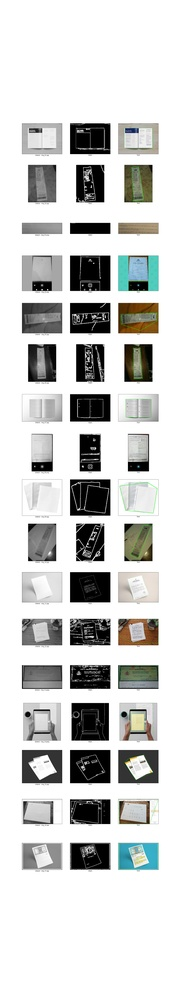
#> input picture src/ex02/images/fig.jpg, 176 x 1000 px, shrunk from 1296 x 7344 before the run
$ python canny.py images/fig.jpg
#> lines starting #> are read from the running program, lines starting #| are printed output that depends on the picture; after the words box and inside, x2 and y2 are one past the last pixel; in counts of white or black regions, pixels touching at a corner belong together
import cv2, numpy as np
import sys
import matplotlib.pyplot as plt

def get_new(old):
    new = np.ones(old.shape, np.uint8)
    cv2.bitwise_not(new,new)
    return new

if __name__ == '__main__':
    orig = cv2.imread(sys.argv[1])
#> orig is the input picture: shape (1000, 176, 3); mean B, G, R 205.2, 206.7, 205.9

    # these constants are carefully picked
    MORPH = 9
    CANNY = 84
    HOUGH = 25

    img = cv2.cvtColor(orig, cv2.COLOR_BGR2GRAY)
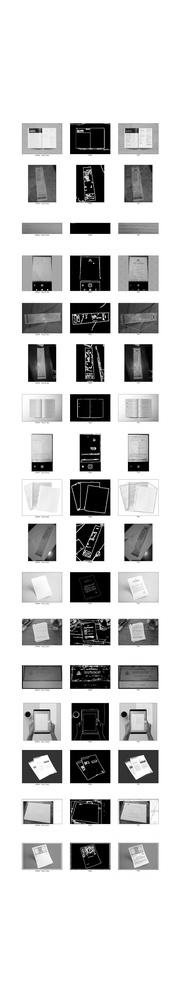
#> img: shape (1000, 176); min 0, max 255, mean 206.3
    cv2.GaussianBlur(img, (3,3), 0, img)
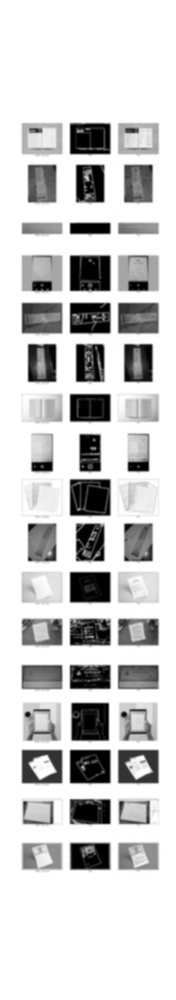
#> img: shape (1000, 176); min 0, max 255, mean 206.3
    # img = cv2.bilateralFilter (img, 3, 30, 70)
    img = cv2.medianBlur (img, 5)


    # this is to recognize white on white
    kernel = cv2.getStructuringElement(cv2.MORPH_RECT,(MORPH,MORPH))
    dilated = cv2.dilate(img, kernel)
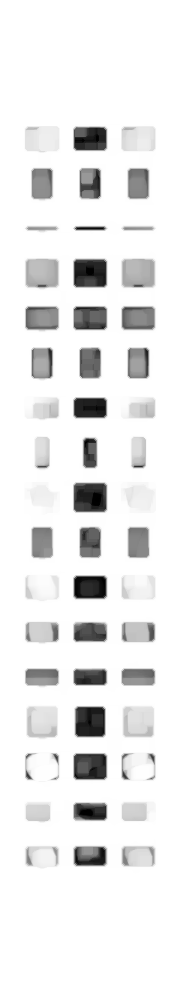
#> dilated: shape (1000, 176); min 0, max 255, mean 234.2

    edges = cv2.Canny(dilated, 0, CANNY, apertureSize=3)
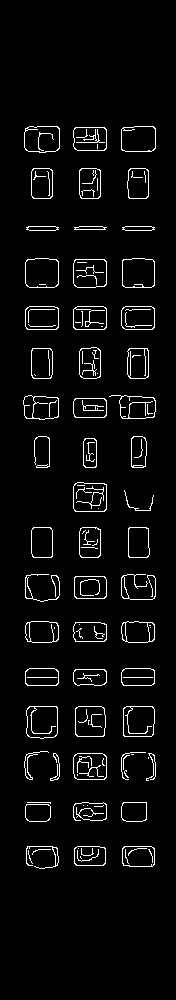
#> edges: shape (1000, 176); 4.2% white in thin lines or dots, all inside (x1, y1, x2, y2) = (23, 126, 156, 869)

    lines = cv2.HoughLinesP(edges, 1,  3.14/180, HOUGH)
#> lines = 1027 rows, first 6: [154, 285, 154, 261], [87, 378, 87, 378], [95, 138, 95, 129], [100, 529, 100, 555], [31, 195, 31, 171], [27, 772, 27, 757]
    for line in lines[0]:
         cv2.line(edges, (line[0], line[1]), (line[2], line[3]),
                         (255,0,0), 2, 8)
#> this loop made 1 pass

    # finding contours
    contours, _ = cv2.findContours(edges.copy(), cv2.RETR_EXTERNAL,
                                   cv2.CHAIN_APPROX_TC89_KCOS)
#> contours = 62 contours, 13 with area under 20; largest, box (x1, y1, x2, y2) and area: (26, 706, 58, 739) 944, (25, 258, 59, 288) 926, (73, 482, 107, 512) 919, (122, 258, 156, 288) 906, (73, 259, 107, 288) 890
    contours = filter(lambda cont: cv2.arcLength(cont, False) > 100, contours)
    contours = filter(lambda cont: cv2.contourArea(cont) > 10000, contours)

    # simplify contours down to polygons
    rects = []
    for cont in contours:
        rect = cv2.approxPolyDP(cont, 40, True).copy().reshape(-1, 2)
        rects.append(rect)
#> this loop made 0 passes
#> after the loop, rects = []

    # that's basically it
    cv2.drawContours(orig, rects,-1,(0,255,0),1)

    # show only contours
    new = get_new(img)
#> in get_new, `cv2.bitwise_not(new,new)`: new: shape (1000, 176); every value is 254
    cv2.drawContours(new, rects,-1,(0,255,0),1)
    cv2.GaussianBlur(new, (9,9), 0, new)
    new = cv2.Canny(new, 0, CANNY, apertureSize=3)
#> new: shape (1000, 176); every value is 0

    cv2.namedWindow('result', cv2.WINDOW_NORMAL)
    cv2.imshow('result', orig)
    cv2.waitKey(0)
    cv2.imshow('result', dilated)
    cv2.waitKey(0)
    cv2.imshow('result', edges)
    cv2.waitKey(0)
    cv2.imshow('result', new)
    cv2.waitKey(0)

    cv2.destroyAllWindows()
